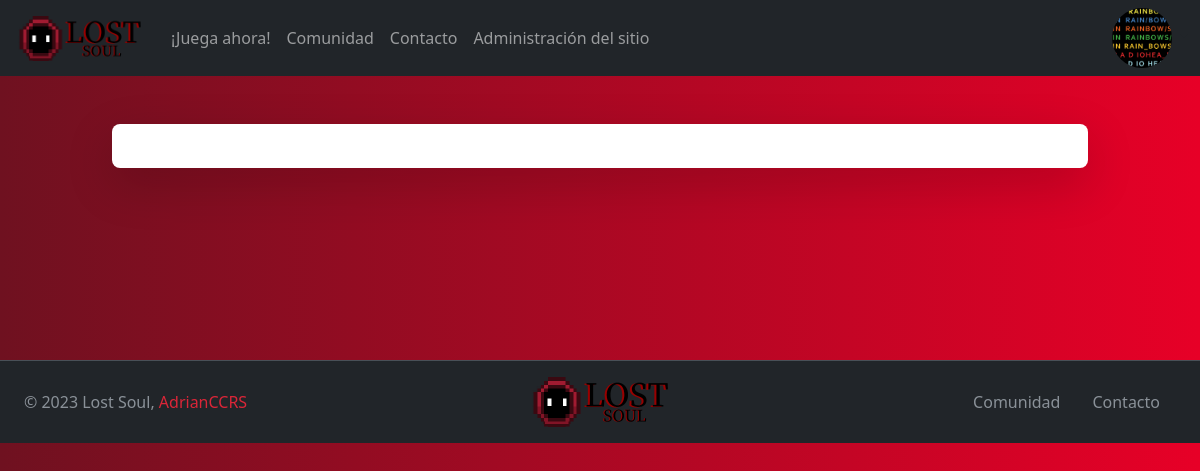
Page /game/ (signed in) on the earlier database version.
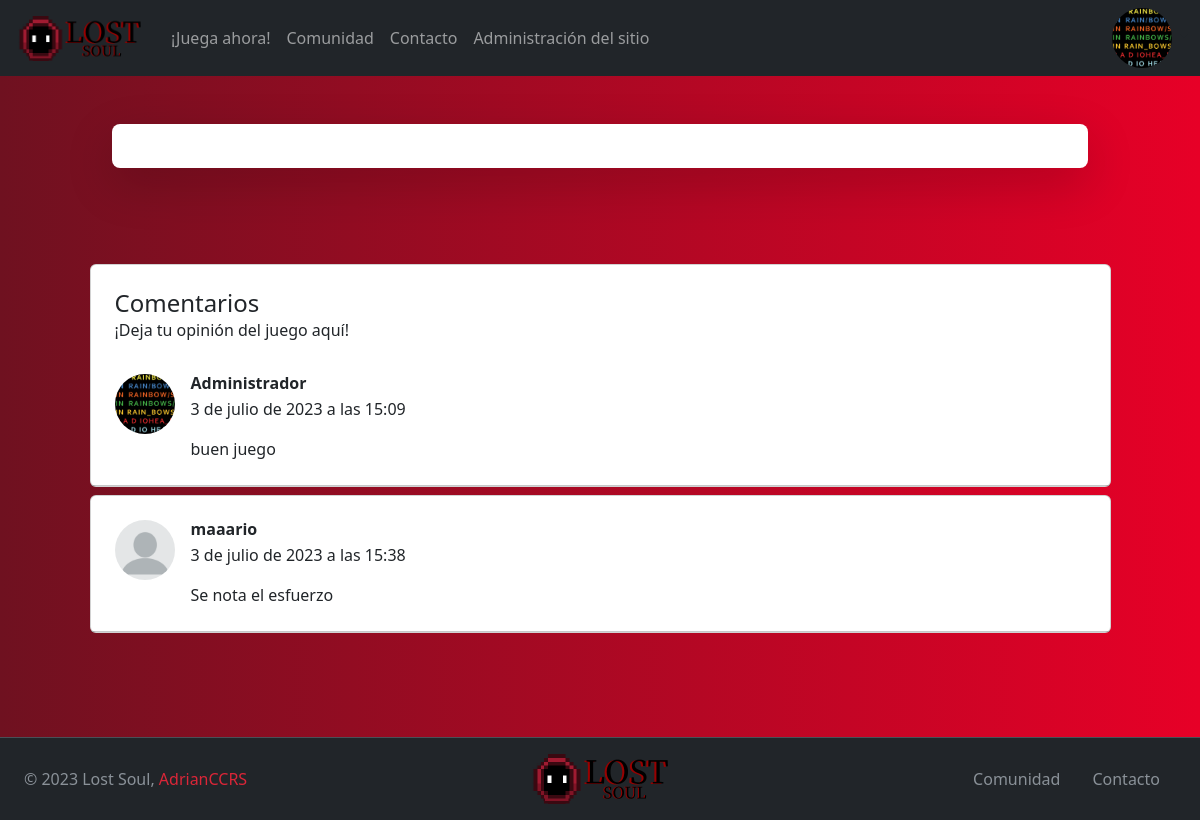
Same page on the later database version.
### profiles/models.py (models this page shows, shortened)
class Profile(models.Model):
    user = models.OneToOneField(User, null=True, on_delete=models.CASCADE)
    public_username = models.CharField(max_length=15, null=True, blank=True)
    avatar = models.ImageField(upload_to='profiles/', null=True, blank=True)
    bio = models.TextField(max_length=150)

### lost_soul_game/models.py (models this page shows, shortened)
class Comments(models.Model):
    comment_author = models.ForeignKey(Profile, on_delete=models.CASCADE)
    body = models.TextField()
    date_added = models.DateTimeField(auto_now_add=True)

### lost_soul_game/views.py (the view)
# urls.py: path('game/', views.game, name='game'),
def game(request):
    comments_list = Comments.objects.all()
    template = loader.get_template("game.html")
    context = {'comments_list':comments_list}
    return HttpResponse(template.render(context,request))

### lost_soul_game/templates/game.html (shortened to what this page needs)
{% extends 'base.html' %}
{% load static %}
{% block content %}
{% if user.is_authenticated %}
<div class="container-fluid px-10 my-5">
    <div class="row d-flex justify-content-center align-items-center">
        <div class="col-xl-10">
            <div class="card border-0 rounded-3 shadow-lg overflow-hidden">
                <div class="card-body p-0">
                    <div id="juego" class="canvas-container mb-4"></div>
                </div>
            </div>
        </div>
    </div>
</div>
<section>
    <div class="container my-5 py-5">
      <div class="row d-flex justify-content-center">
        <div class="col-xl-11">
{% for comment in comments_list %}
          <div class="card text-dark mb-2">
            <div class="card-body p-4">
                {% if forloop.first %}
              <h4 class="mb-0">Comentarios</h4>
              <p class="fw-light mb-4 pb-2">¡Deja tu opinión del juego aquí!</p>
                {% endif %}
              <div class="d-flex flex-start">
                <a href="{% url 'show_profile_page' comment.comment_author.id%}">
                {% if comment.comment_author.avatar %}
                <img class="rounded-circle shadow-1-strong me-3"
                  src="{{comment.comment_author.avatar.url}}" alt="avatar" width="60"
                  height="60" />
                {% else %}
                <img class="rounded-circle shadow-1-strong me-3"
                  src="{% static '/img/non-profile.png'%}" alt="avatar" width="60"
                  height="60" />
                {% endif %}
                </a>
                <div>
                  <h6 class="fw-bold mb-1">{{comment.comment_author.public_username}}</h6>
                  <div class="d-flex align-items-center mb-3">
                    <p class="mb-0">
                      {{comment.date_added}}
                    </p>
                  </div>
                  <p class="mb-0">
                    {{comment.body}}
                  </p>
                </div>
              </div>
            </div>
            <hr class="my-0" />
          </div>
      {% endfor %}
    </div>
</div>
</div>
</section>
{% endif %}
{% endblock content %}

### commons/templates/base.html (shortened to what this page needs)
{% load static %}
<!DOCTYPE html>
<html lang="en">
<head>
    <link href="https://cdn.jsdelivr.net/npm/bootstrap@5.3.0-alpha3/dist/css/bootstrap.min.css" rel="stylesheet">
    <link rel="stylesheet" href="{% static '/css/bs-style.css'%}">
    <link href="https://cdnjs.cloudflare.com/ajax/libs/font-awesome/5.15.4/css/all.min.css" rel="stylesheet">
</head>
<body>
<nav class="navbar navbar-expand-lg navbar-light bg-dark mb-4" data-bs-theme="dark">
  <div class="container-fluid">
    <div class="collapse navbar-collapse" id="navbarSupportedContent">
      <a class="navbar-brand mt-2 mt-lg-0 " href=" {% url 'index' %}">
        <img class="d-none d-xl-block d-lg-block "
          src="{% static '/img/logo.png' %}"
          height="45"
          alt="Lost Soul logo"
          loading="lazy"
        />
      </a>
      <ul class="navbar-nav me-auto mb-2 mb-lg-0">
        {% if user.is_authenticated %}
        <li class="nav-item">
          <a class="nav-link nav-link-mod" href="{% url 'game' %}">¡Juega ahora!</a>
        </li>
        <li class="nav-item">
          <a class="nav-link nav-link-mod" href="#">Comunidad</a>
        </li>
        {% else %}
        <li class="nav-item">
          <a class="nav-link nav-link-mod" href="{% url 'registro'%}">¡Regístrate!</a>
        </li>
        {% endif %}
        <li class="nav-item">
          <a class="nav-link nav-link-mod" href="{% url 'contact' %}">Contacto</a>
        </li>
        {% if user.is_superuser %}
        <li class="nav-item">
          <a class="nav-link nav-link-mod" href="{% url 'admin:index' %}">Administración del sitio</a>
        </li>
        {% endif %}
        </ul>
      </div>
    <div class="d-flex align-items-center">
      <div class="dropdown d-none d-lg-block">
        <a
          class="nav-link dropdown-toggle nav-link-mod" href="#" role="button"
          data-bs-toggle="dropdown"
          href="#"
          id="navbarDropdownMenuAvatar"
          role="button"
          aria-expanded="false">
          {% if user.is_authenticated %}
          {% if user.profile.avatar %}
          <img
          src="{{ user.profile.avatar.url }}"
          class="rounded-circle"
          height="45"
          alt="Perfil defecto"
          style="width:60px; height:60px;"
          />
          {% endif %}
          {% endif %}
        </a>
      </div>
    </div>
  </div>
</nav>
{% block content %}
{% endblock content %}
<footer class="d-flex flex-wrap justify-content-between align-items-center py-3 my-4 border-top bg-dark footer-mod" data-bs-theme="dark">
    <p class="col-md-4 mb-0 text-body-secondary">© 2023 Lost Soul, <a target="_blank" class="a-footer" href="https://github.com/YeisonCcrs">AdrianCCRS</a></p>
    <a href="/" class="col-md-4 d-flex align-items-center justify-content-center mb-3 mb-md-0 me-md-auto link-body-emphasis text-decoration-none">
      <img src="{% static '/img/logo.png'%}" alt="lost-soul-logo" weight="300px" height="50px">
    </a>
    <ul class="nav col-md-4 justify-content-end">
      {% if not user.is_authenticated %}
      <li class="nav-item"><a href="{% url 'registro'%}" class="nav-link nav-link-mod text-body-secondary">Registrarse</a></li>
      {% else %}
      <li class="nav-item"><a href="#" class="nav-link nav-link-mod text-body-secondary">Comunidad</a></li>
      {% endif %}
      <li class="nav-item"><a href="{% url 'contact' %}" class="nav-link nav-link-mod text-body-secondary">Contacto</a></li>
    </ul>
  </footer>
</body>
</html>

### static/css/bs-style.css (style rules this page uses)
.canvas-container { display: flex; justify-content: center; align-items: flex-start; height: 100%; padding-top: 20px; }
.footer-mod { padding-left: 2%; padding-right: 2%; margin-bottom: 0 !important ; }
a { color: #db2638; text-decoration: none; }

### lost_soul_game/templates/game.html (style rules this page uses)
body { background: #6f1120; background: linear-gradient(to right, #6f1120, #e70027); }

Differences in the rows shown:
added Comments: shows "Comentarios", comment_author.avatar (picture), comment_author.public_username "Administrador", date_added "3 de julio de 2023 a las 15:09", body "buen juego"
added Comments: comment_author.public_username "maaario", date_added "3 de julio de 2023 a las 15:38", body "Se nota el esfuerzo"
